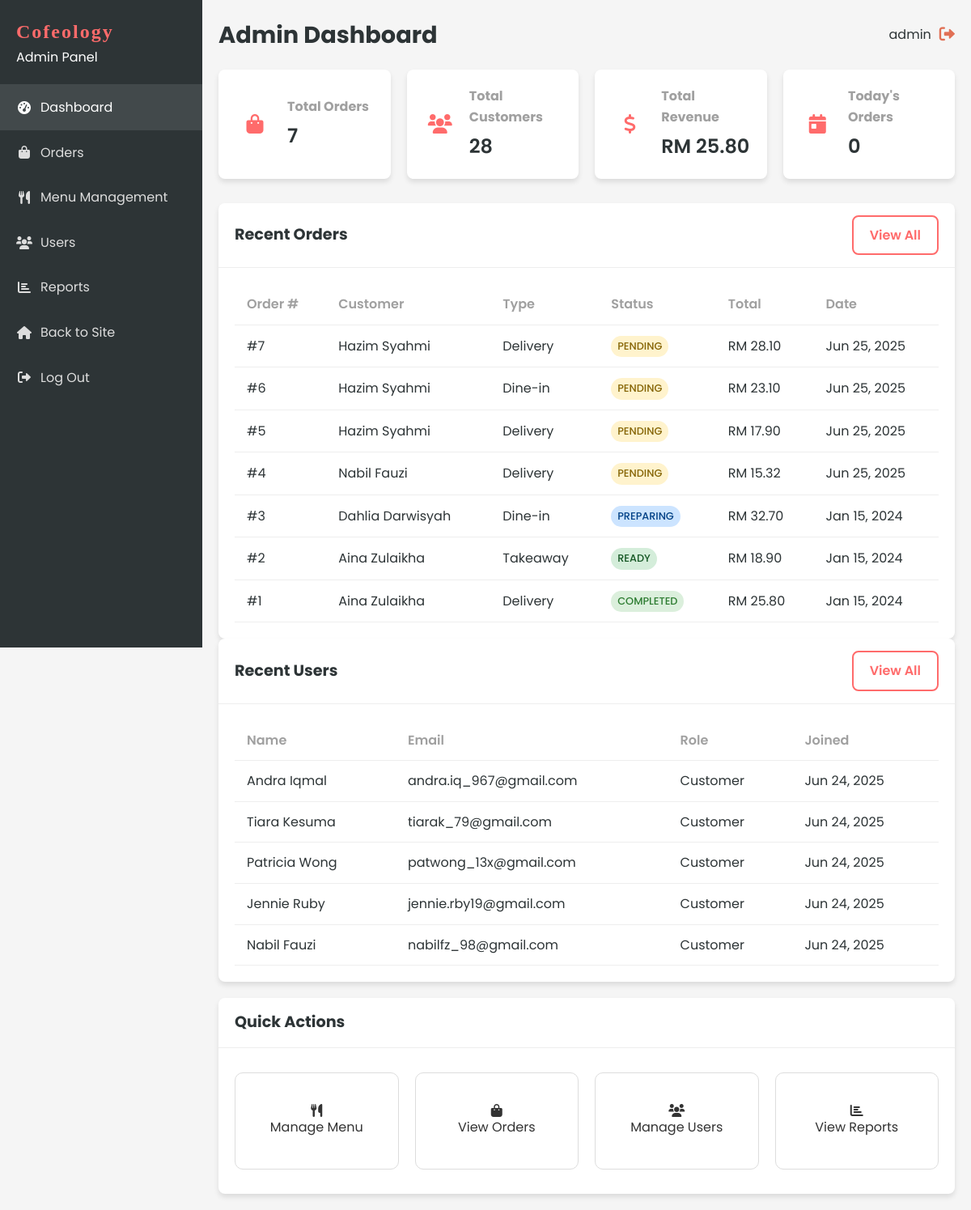
The app's page /admin/dashboard.php (signed in) with its own data.
### tables this page shows
CREATE TABLE `order` (
  `ORDER_ID` int(11) NOT NULL,
  `ORDER_NUMBER` varchar(20) NOT NULL,
  `ORDER_TIME` time NOT NULL,
  `ORDER_DATE` date NOT NULL,
  `ORDER_TYPE` enum('delivery','takeaway','dine-in') NOT NULL,
  `ORDER_STATUS` enum('pending','preparing','ready','out_for_delivery','completed','cancelled') DEFAULT 'pending',
  `TOT_AMOUNT` decimal(10,2) NOT NULL,
  `DELIVERY_ADDRESS` text DEFAULT NULL,
  `PAYMENT_METHOD` varchar(50) DEFAULT NULL,
  `PAYMENT_STATUS` enum('pending','completed','failed') DEFAULT 'pending',
  `CUST_ID` int(11) NOT NULL,
  `STAFF_ID` int(11) DEFAULT NULL,
  `special_instructions` text DEFAULT NULL,
  `pickup_time` datetime DEFAULT NULL,
  `created_at` timestamp NOT NULL DEFAULT current_timestamp(),
  `updated_at` timestamp NOT NULL DEFAULT current_timestamp() ON UPDATE current_timestamp()
);

CREATE TABLE `customer` (
  `CUST_ID` int(11) NOT NULL,
  `CUSTOMER_ID` varchar(20) NOT NULL,
  `CUST_NAME` varchar(100) NOT NULL,
  `CUST_NPHONE` varchar(20) NOT NULL,
  `CUST_EMAIL` varchar(100) NOT NULL,
  `CUST_PASSWORD` varchar(255) NOT NULL,
  `MEMBERSHIP` enum('basic','premium','vip') DEFAULT 'basic',
  `created_at` timestamp NOT NULL DEFAULT current_timestamp(),
  `updated_at` timestamp NOT NULL DEFAULT current_timestamp() ON UPDATE current_timestamp()
);

### includes/functions.php (called while the page is built, shortened)
<?php
function formatCurrency($amount) {
    return 'RM ' . number_format($amount, 2);
}
?>

### admin/dashboard.php (the view, shortened to what this page needs)
<?php
include '../includes/db_connect.php';
include '../includes/functions.php';
$stats = [];
$result = $conn->query("SELECT COUNT(*) as total FROM `ORDER`");
$stats['total_orders'] = $result ? $result->fetch_assoc()['total'] : 0;
$result = $conn->query("SELECT COUNT(*) as total FROM CUSTOMER");
$stats['total_customers'] = $result ? $result->fetch_assoc()['total'] : 0;
$result = $conn->query("SELECT SUM(TOT_AMOUNT) as total FROM `ORDER` WHERE ORDER_STATUS = 'completed'");
$stats['total_revenue'] = $result ? ($result->fetch_assoc()['total'] ?? 0) : 0;
$today = date('Y-m-d');
$result = $conn->query("SELECT COUNT(*) as total FROM `ORDER` WHERE DATE(ORDER_DATE) = '$today'");
$stats['today_orders'] = $result ? $result->fetch_assoc()['total'] : 0;
$stmt = $conn->prepare("
    SELECT o.ORDER_ID, o.ORDER_NUMBER, o.ORDER_DATE, o.ORDER_TIME, o.ORDER_TYPE, o.ORDER_STATUS, o.TOT_AMOUNT,
           c.CUST_NAME as customer_name, c.CUST_EMAIL as customer_email
    FROM `ORDER` o
    JOIN CUSTOMER c ON o.CUST_ID = c.CUST_ID
    ORDER BY o.ORDER_DATE DESC, o.ORDER_TIME DESC
    LIMIT 10
");
$stmt->execute();
$recentOrders = $stmt->get_result()->fetch_all(MYSQLI_ASSOC);
$stmt = $conn->prepare("
    SELECT CUST_ID, CUST_NAME, CUST_EMAIL, MEMBERSHIP, created_at
    FROM CUSTOMER
    ORDER BY created_at DESC
    LIMIT 5
");
$stmt->execute();
$recentUsers = $stmt->get_result()->fetch_all(MYSQLI_ASSOC);
?>
<!DOCTYPE html>
<html lang="en">
<head>
    <link rel="stylesheet" href="../css/style.css?v=1.1">
    <link rel="stylesheet" href="../css/dashboard.css?v=1.1">
    <link rel="stylesheet" href="https://cdnjs.cloudflare.com/ajax/libs/font-awesome/6.0.0-beta3/css/all.min.css">
</head>
<body>
    <div class="dashboard-container">
        <?php include 'sidebar.php'; ?>
        <div class="dashboard-content">
            <header class="dashboard-header">
                <div class="header-title">
                    <h1>Admin Dashboard</h1>
                </div>
                <div class="header-actions">
                    <div class="user-info">
                        <span><?php echo htmlspecialchars($_SESSION['user_name']); ?></span>
                        <a href="../logout.php" class="logout-btn">
                            <i class="fas fa-sign-out-alt"></i>
                        </a>
                    </div>
                </div>
            </header>
            <div class="dashboard-stats">
                <div class="stat-card">
                    <div class="stat-icon">
                        <i class="fas fa-shopping-bag"></i>
                    </div>
                    <div class="stat-info">
                        <h3>Total Orders</h3>
                        <p><?php echo number_format($stats['total_orders']); ?></p>
                    </div>
                </div>
                <div class="stat-card">
                    <div class="stat-icon">
                        <i class="fas fa-users"></i>
                    </div>
                    <div class="stat-info">
                        <h3>Total Customers</h3>
                        <p><?php echo number_format($stats['total_customers']); ?></p>
                    </div>
                </div>
                <div class="stat-card">
                    <div class="stat-icon">
                        <i class="fas fa-dollar-sign"></i>
                    </div>
                    <div class="stat-info">
                        <h3>Total Revenue</h3>
                        <p><?php echo formatCurrency($stats['total_revenue']); ?></p>
                    </div>
                </div>
                <div class="stat-card">
                    <div class="stat-icon">
                        <i class="fas fa-calendar-day"></i>
                    </div>
                    <div class="stat-info">
                        <h3>Today's Orders</h3>
                        <p><?php echo number_format($stats['today_orders']); ?></p>
                    </div>
                </div>
            </div>
            <div class="dashboard-main">
                <div class="dashboard-grid">
                    <div class="card">
                        <div class="card-header">
                            <h2>Recent Orders</h2>
                            <a href="orders.php" class="btn btn-outline btn-sm">View All</a>
                        </div>
                        <div class="card-body">
                            <div class="table-responsive">
                                <table class="table">
                                    <thead>
                                        <tr>
                                            <th>Order #</th>
                                            <th>Customer</th>
                                            <th>Type</th>
                                            <th>Status</th>
                                            <th>Total</th>
                                            <th>Date</th>
                                        </tr>
                                    </thead>
                                    <tbody>
                                        <?php if (empty($recentOrders)): ?>
                                            <tr>
                                                <td colspan="6" class="text-center">No orders found</td>
                                            </tr>
                                        <?php else: ?>
                                            <?php foreach ($recentOrders as $order): ?>
                                                <tr>
                                                    <td>#<?php echo $order['ORDER_ID']; ?></td>
                                                    <td><?php echo htmlspecialchars($order['customer_name']); ?></td>
                                                    <td><?php echo ucfirst($order['ORDER_TYPE']); ?></td>
                                                    <td>
                                                        <span class="status-badge <?php echo $order['ORDER_STATUS']; ?>">
                                                            <?php echo ucfirst($order['ORDER_STATUS']); ?>
                                                        </span>
                                                    </td>
                                                    <td><?php echo formatCurrency($order['TOT_AMOUNT']); ?></td>
                                                    <td><?php echo date('M d, Y', strtotime($order['ORDER_DATE'])); ?></td>
                                                </tr>
                                            <?php endforeach; ?>
                                        <?php endif; ?>
                                    </tbody>
                                </table>
                            </div>
                        </div>
                    </div>
                    <div class="card">
                        <div class="card-header">
                            <h2>Recent Users</h2>
                            <a href="users.php" class="btn btn-outline btn-sm">View All</a>
                        </div>
                        <div class="card-body">
                            <div class="table-responsive">
                                <table class="table">
                                    <thead>
                                        <tr>
                                            <th>Name</th>
                                            <th>Email</th>
                                            <th>Role</th>
                                            <th>Joined</th>
                                        </tr>
                                    </thead>
                                    <tbody>
                                        <?php if (empty($recentUsers)): ?>
                                            <tr>
                                                <td colspan="4" class="text-center">No users found</td>
                                            </tr>
                                        <?php else: ?>
                                            <?php foreach ($recentUsers as $user): ?>
                                                <tr>
                                                    <td><?php echo htmlspecialchars($user['CUST_NAME']); ?></td>
                                                    <td><?php echo htmlspecialchars($user['CUST_EMAIL']); ?></td>
                                                    <td>
                                                        <span class="role-badge customer">
                                                            Customer
                                                        </span>
                                                    </td>
                                                    <td><?php echo date('M d, Y', strtotime($user['created_at'])); ?></td>
                                                </tr>
                                            <?php endforeach; ?>
                                        <?php endif; ?>
                                    </tbody>
                                </table>
                            </div>
                        </div>
                    </div>
                </div>
                <div class="card">
                    <div class="card-header">
                        <h2>Quick Actions</h2>
                    </div>
                    <div class="card-body">
                        <div class="quick-actions">
                            <a href="menu.php" class="quick-action-btn">
                                <i class="fas fa-utensils"></i>
                                <span>Manage Menu</span>
                            </a>
                            <a href="orders.php" class="quick-action-btn">
                                <i class="fas fa-shopping-bag"></i>
                                <span>View Orders</span>
                            </a>
                            <a href="users.php" class="quick-action-btn">
                                <i class="fas fa-users"></i>
                                <span>Manage Users</span>
                            </a>
                            <a href="reports.php" class="quick-action-btn">
                                <i class="fas fa-chart-bar"></i>
                                <span>View Reports</span>
                            </a>
                        </div>
                    </div>
                </div>
            </div>
        </div>
    </div>
</body>
</html>

### css/style.css (style rules this page uses)
:root { --primary-color: #ff6b6b; --secondary-color: #4ecdc4; --accent-color: #ffd166; --dark-color: #2d3436; --light-color: #f8f9fa; --success-color: #6bcd69; --warning-color: #ffd166; --danger-color: #e17055; --gray-color: #a0a0a0; --border-radius: 8px; --box-shadow: 0 4px 6px rgba(0, 0, 0, 0.1); --transition: all 0.3s ease; }
* { margin: 0; padding: 0; box-sizing: border-box; }
body { font-family: 'Poppins', "Segoe UI", Tahoma, Geneva, Verdana, sans-serif; line-height: 1.6; color: var(--dark-color); background-color: #f5f5f5; }
a { text-decoration: none; color: var(--primary-color); transition: var(--transition); }
.btn { display: inline-block; padding: 10px 20px; border-radius: var(--border-radius); font-family: 'Poppins', sans-serif; font-weight: 600; text-align: center; cursor: pointer; transition: var(--transition); border: none; }
.btn-outline { background-color: transparent; border: 2px solid var(--primary-color); color: var(--primary-color); }
.header-actions { display: flex; align-items: center; }
.header-actions > * { margin-left: 15px; }
.quick-actions { display: flex; flex-wrap: wrap; justify-content: space-between; gap: 20px; padding: 10px 0; }
.quick-action-btn { flex: 1 1 calc(25% - 20px); display: flex; flex-direction: column; align-items: center; justify-content: center; text-align: center; padding: 20px; background-color: #fff; border: 1px solid #ddd; border-radius: 10px; text-decoration: none; color: #333; transition: transform 0.3s ease; min-width: 150px; height: 120px; }

### css/dashboard.css (style rules this page uses)
.dashboard-container { display: flex; min-height: 100vh; }
.dashboard-content { flex: 1; margin-left: 250px; padding: 20px; background-color: #f5f5f5; }
.dashboard-header { display: flex; justify-content: space-between; align-items: center; margin-bottom: 20px; }
.header-title h1 { margin: 0; font-size: 1.8rem; }
.header-actions { display: flex; align-items: center; }
.user-info { display: flex; align-items: center; }
.user-info span { margin-right: 10px; }
.logout-btn { color: var(--danger-color); font-size: 1.2rem; }
.dashboard-stats { display: grid; grid-template-columns: repeat(auto-fit, minmax(200px, 1fr)); gap: 20px; margin-bottom: 30px; }
.stat-card { background-color: white; border-radius: var(--border-radius); box-shadow: var(--box-shadow); padding: 20px; display: flex; align-items: center; }
.stat-icon { width: 50px; height: 50px; background-color: rgba(var(--primary-color-rgb), 0.1); color: var(--primary-color); border-radius: 50%; display: flex; justify-content: center; align-items: center; font-size: 1.5rem; margin-right: 15px; }
.stat-info h3 { margin: 0 0 5px; font-size: 1rem; color: var(--gray-color); }
.stat-info p { margin: 0; font-size: 1.5rem; font-weight: 600; }
.dashboard-main { display: grid; grid-template-columns: 1fr; gap: 20px; }
.card { background-color: white; border-radius: var(--border-radius); box-shadow: var(--box-shadow); overflow: hidden; }
.card-header { padding: 15px 20px; border-bottom: 1px solid #eee; display: flex; justify-content: space-between; align-items: center; }
.card-header h2 { margin: 0; font-size: 1.2rem; }
.card-body { padding: 20px; }
.table-responsive { overflow-x: auto; }
.table { width: 100%; border-collapse: collapse; }
.table th, .table td { padding: 12px 15px; text-align: left; border-bottom: 1px solid #eee; }
.table th { font-weight: 600; color: var(--gray-color); }
.status-badge { display: inline-block; padding: 3px 8px; border-radius: 20px; font-size: 0.8rem; font-weight: 500; text-transform: uppercase; }
.status-badge.pending { background-color: rgba(255, 193, 7, 0.2); color: #856404; }
.status-badge.preparing { background-color: rgba(0, 123, 255, 0.2); color: #004085; }
.status-badge.ready { background-color: rgba(40, 167, 69, 0.2); color: #155724; }
.status-badge.completed { background-color: rgba(76, 175, 80, 0.2); color: #2e7d32; }

### records on screen
order: ORDER_ID "7", CUST_ID.CUST_NAME "Hazim Syahmi", ORDER_TYPE "Delivery", ORDER_STATUS "PENDING", TOT_AMOUNT "RM 28.10", ORDER_DATE "Jun 25, 2025"
order: ORDER_ID "6", CUST_ID.CUST_NAME "Hazim Syahmi", ORDER_TYPE "Dine-in", ORDER_STATUS "PENDING", TOT_AMOUNT "RM 23.10", ORDER_DATE "Jun 25, 2025"
order: ORDER_ID "5", CUST_ID.CUST_NAME "Hazim Syahmi", ORDER_TYPE "Delivery", ORDER_STATUS "PENDING", TOT_AMOUNT "RM 17.90", ORDER_DATE "Jun 25, 2025"
order: ORDER_ID "4", CUST_ID.CUST_NAME "Nabil Fauzi", ORDER_TYPE "Delivery", ORDER_STATUS "PENDING", TOT_AMOUNT "RM 15.32", ORDER_DATE "Jun 25, 2025"
order: ORDER_ID "3", CUST_ID.CUST_NAME "Dahlia Darwisyah", ORDER_TYPE "Dine-in", ORDER_STATUS "PREPARING", TOT_AMOUNT "RM 32.70", ORDER_DATE "Jan 15, 2024"
order: ORDER_ID "2", CUST_ID.CUST_NAME "Aina Zulaikha", ORDER_TYPE "Takeaway", ORDER_STATUS "READY", TOT_AMOUNT "RM 18.90", ORDER_DATE "Jan 15, 2024"
order: ORDER_ID "1", CUST_ID.CUST_NAME "Aina Zulaikha", ORDER_TYPE "Delivery", ORDER_STATUS "COMPLETED", TOT_AMOUNT "RM 25.80", ORDER_DATE "Jan 15, 2024"
customer: CUST_NAME "Andra Iqmal", CUST_EMAIL "andra.iq_967@gmail.com", created_at "Jun 24, 2025"
customer: CUST_NAME "Tiara Kesuma", CUST_EMAIL "tiarak_79@gmail.com", created_at "Jun 24, 2025"
customer: CUST_NAME "Patricia Wong", CUST_EMAIL "patwong_13x@gmail.com", created_at "Jun 24, 2025"
customer: CUST_NAME "Jennie Ruby", CUST_EMAIL "jennie.rby19@gmail.com", created_at "Jun 24, 2025"
customer: CUST_NAME "Nabil Fauzi", CUST_EMAIL "nabilfz_98@gmail.com", created_at "Jun 24, 2025"

### other values on screen
$_SESSION['user_name'] "admin"
$stats['total_orders'] "7"
$stats['total_customers'] "28"
formatCurrency($stats['total_revenue']) "RM 25.80"
$stats['today_orders'] "0"
